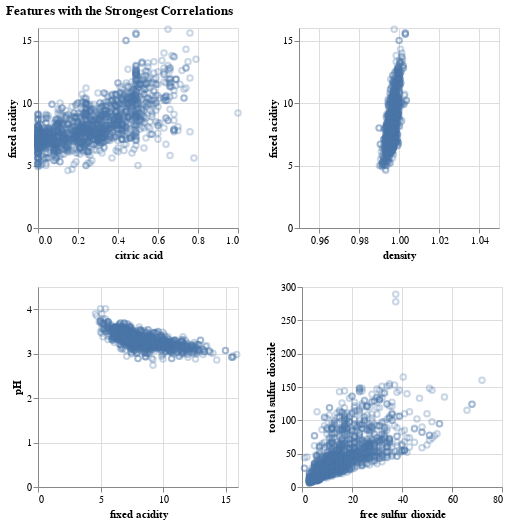

Source (notebook cell):
### Code cell
# Features with stronger correlations (|correlation coeff| > 0.6)
corr_df = feature_df.corr().unstack().reset_index()
corr_df.columns = ['feature_1', 'feature_2', 'correlation']
corr_top = corr_df[(abs(corr_df['correlation']) > 0.6)]
corr_top = corr_top[corr_top['feature_1'] != corr_top['feature_2']]

# get unique pairings
corr_top[['feature_1', 'feature_2']] = corr_top[['feature_1', 'feature_2']].apply(sorted, axis=1, result_type='expand')
unique_corr_df = corr_top[~corr_top.duplicated(subset=['feature_1', 'feature_2'])]

plots= []
for i in range(unique_corr_df.shape[0]):
    plot = alt.Chart(wine_df).mark_point(opacity=0.3).encode(
            alt.X(unique_corr_df.iloc[i,0]),
            alt.Y(unique_corr_df.iloc[i,1])
            ).properties(
                height = 200, 
                width = 200, 
            )
    plots.append(plot)

# adjust scale and plot 
grid_plot = alt.vconcat(
    alt.hconcat(plots[0], plots[1].encode(alt.X(unique_corr_df.iloc[1,0], scale=alt.Scale(domain=(0.95, 1.05))), 
                                          alt.Y(unique_corr_df.iloc[1,1]))),
    alt.hconcat(plots[2], plots[3])
)

# display results
display(unique_corr_df)

grid_plot.properties(
   title = 'Features with the Strongest Correlations'
)

### Figure 1 — Vega specification as saved in the notebook (floating-point values rounded to 4 significant figures; data arrays with more than 128 entries replaced by an {"elided": "..."} marker saying what was removed)
{"$schema": "https://vega.github.io/schema/vega/v5.json", "data": [{"name": "source_0"}, {"name": "data_0", "values": {"elided": "1599 records"}}, {"name": "data_1", "values": {"elided": "1599 records"}}, {"name": "data_2", "values": {"elided": "1599 records"}}, {"name": "data_3", "values": {"elided": "1599 records"}}, {"name": "data_0_concat_0_concat_0_x_domain_citric acid", "values": [{"min": 0.0, "max": 1.0}]}, {"name": "data_0_concat_0_concat_0_y_domain_fixed acidity", "values": [{"min": 4.6, "max": 15.9}]}, {"name": "data_1_concat_0_concat_1_y_domain_fixed acidity", "values": [{"min": 4.6, "max": 15.9}]}, {"name": "data_2_concat_1_concat_0_x_domain_fixed acidity", "values": [{"min": 4.6, "max": 15.9}]}, {"name": "data_2_concat_1_concat_0_y_domain_pH", "values": [{"min": 2.74, "max": 4.01}]}, {"name": "data_3_concat_1_concat_1_x_domain_free sulfur dioxide", "values": [{"min": 1.0, "max": 72.0}]}, {"name": "data_3_concat_1_concat_1_y_domain_total sulfur dioxide", "values": [{"min": 6.0, "max": 289.0}]}], "signals": [{"name": "childHeight", "value": 200}, {"name": "concat_0_childWidth", "value": 200}, {"name": "concat_1_childWidth", "value": 200}], "marks": [{"type": "group", "name": "concat_0_group", "marks": [{"type": "group", "name": "concat_0_concat_0_group", "encode": {"update": {"height": {"signal": "childHeight"}, "width": {"signal": "concat_0_childWidth"}}}, "marks": [{"type": "symbol", "name": "concat_0_concat_0_marks", "from": {"data": "data_0"}, "encode": {"update": {"x": {"field": "citric acid", "scale": "concat_0_concat_0_x"}, "fill": {"value": "transparent"}, "opacity": {"value": 0.3}, "ariaRoleDescription": {"value": "point"}, "description": {"signal": "\"citric acid: \" + (format(datum[\"citric acid\"], \"\")) + \"; fixed acidity: \" + (format(datum[\"fixed acidity\"], \"\"))"}, "stroke": {"value": "#4c78a8"}, "y": {"field": "fixed acidity", "scale": "concat_0_concat_0_y"}}}, "style": ["point"]}], "axes": [{"scale": "concat_0_concat_0_x", "gridScale": "concat_0_concat_0_y", "orient": "bottom", "ticks": false, "domain": false, "minExtent": 0, "maxExtent": 0, "tickCount": {"signal": "ceil(concat_0_childWidth/40)"}, "grid": true, "labels": false, "aria": false, "zindex": 0}, {"scale": "concat_0_concat_0_y", "gridScale": "concat_0_concat_0_x", "domain": false, "maxExtent": 0, "tickCount": {"signal": "ceil(childHeight/40)"}, "labels": false, "ticks": false, "zindex": 0, "grid": true, "aria": false, "orient": "left", "minExtent": 0}, {"scale": "concat_0_concat_0_x", "tickCount": {"signal": "ceil(concat_0_childWidth/40)"}, "zindex": 0, "orient": "bottom", "labelFlush": true, "grid": false, "title": "citric acid", "labelOverlap": true}, {"scale": "concat_0_concat_0_y", "title": "fixed acidity", "grid": false, "zindex": 0, "orient": "left", "tickCount": {"signal": "ceil(childHeight/40)"}, "labelOverlap": true}], "style": "cell"}, {"type": "group", "name": "concat_0_concat_1_group", "encode": {"update": {"height": {"signal": "childHeight"}, "width": {"signal": "concat_0_childWidth"}}}, "marks": [{"type": "symbol", "name": "concat_0_concat_1_marks", "from": {"data": "data_1"}, "encode": {"update": {"stroke": {"value": "#4c78a8"}, "y": {"field": "fixed acidity", "scale": "concat_0_concat_1_y"}, "description": {"signal": "\"density: \" + (format(datum[\"density\"], \"\")) + \"; fixed acidity: \" + (format(datum[\"fixed acidity\"], \"\"))"}, "opacity": {"value": 0.3}, "fill": {"value": "transparent"}, "ariaRoleDescription": {"value": "point"}, "x": {"field": "density", "scale": "concat_0_concat_1_x"}}}, "style": ["point"]}], "axes": [{"scale": "concat_0_concat_1_x", "ticks": false, "gridScale": "concat_0_concat_1_y", "domain": false, "labels": false, "maxExtent": 0, "grid": true, "minExtent": 0, "zindex": 0, "orient": "bottom", "tickCount": {"signal": "ceil(concat_0_childWidth/40)"}, "aria": false}, {"scale": "concat_0_concat_1_y", "domain": false, "zindex": 0, "tickCount": {"signal": "ceil(childHeight/40)"}, "labels": false, "aria": false, "gridScale": "concat_0_concat_1_x", "maxExtent": 0, "minExtent": 0, "ticks": false, "orient": "left", "grid": true}, {"scale": "concat_0_concat_1_x", "orient": "bottom", "labelOverlap": true, "labelFlush": true, "zindex": 0, "tickCount": {"signal": "ceil(concat_0_childWidth/40)"}, "title": "density", "grid": false}, {"scale": "concat_0_concat_1_y", "title": "fixed acidity", "orient": "left", "labelOverlap": true, "grid": false, "tickCount": {"signal": "ceil(childHeight/40)"}, "zindex": 0}], "style": "cell"}], "layout": {"padding": 20, "bounds": "full", "align": "each"}}, {"type": "group", "name": "concat_1_group", "marks": [{"type": "group", "name": "concat_1_concat_0_group", "encode": {"update": {"width": {"signal": "concat_1_childWidth"}, "height": {"signal": "childHeight"}}}, "marks": [{"type": "symbol", "name": "concat_1_concat_0_marks", "from": {"data": "data_2"}, "encode": {"update": {"description": {"signal": "\"fixed acidity: \" + (format(datum[\"fixed acidity\"], \"\")) + \"; pH: \" + (format(datum[\"pH\"], \"\"))"}, "x": {"field": "fixed acidity", "scale": "concat_1_concat_0_x"}, "opacity": {"value": 0.3}, "fill": {"value": "transparent"}, "stroke": {"value": "#4c78a8"}, "y": {"field": "pH", "scale": "concat_1_concat_0_y"}, "ariaRoleDescription": {"value": "point"}}}, "style": ["point"]}], "axes": [{"scale": "concat_1_concat_0_x", "tickCount": {"signal": "ceil(concat_1_childWidth/40)"}, "labels": false, "zindex": 0, "domain": false, "aria": false, "gridScale": "concat_1_concat_0_y", "grid": true, "maxExtent": 0, "orient": "bottom", "minExtent": 0, "ticks": false}, {"scale": "concat_1_concat_0_y", "tickCount": {"signal": "ceil(childHeight/40)"}, "maxExtent": 0, "aria": false, "domain": false, "orient": "left", "minExtent": 0, "zindex": 0, "gridScale": "concat_1_concat_0_x", "grid": true, "ticks": false, "labels": false}, {"scale": "concat_1_concat_0_x", "grid": false, "labelOverlap": true, "zindex": 0, "labelFlush": true, "tickCount": {"signal": "ceil(concat_1_childWidth/40)"}, "title": "fixed acidity", "orient": "bottom"}, {"scale": "concat_1_concat_0_y", "orient": "left", "grid": false, "labelOverlap": true, "tickCount": {"signal": "ceil(childHeight/40)"}, "zindex": 0, "title": "pH"}], "style": "cell"}, {"type": "group", "name": "concat_1_concat_1_group", "encode": {"update": {"height": {"signal": "childHeight"}, "width": {"signal": "concat_1_childWidth"}}}, "marks": [{"type": "symbol", "name": "concat_1_concat_1_marks", "from": {"data": "data_3"}, "encode": {"update": {"ariaRoleDescription": {"value": "point"}, "y": {"field": "total sulfur dioxide", "scale": "concat_1_concat_1_y"}, "x": {"field": "free sulfur dioxide", "scale": "concat_1_concat_1_x"}, "description": {"signal": "\"free sulfur dioxide: \" + (format(datum[\"free sulfur dioxide\"], \"\")) + \"; total sulfur dioxide: \" + (format(datum[\"total sulfur dioxide\"], \"\"))"}, "opacity": {"value": 0.3}, "fill": {"value": "transparent"}, "stroke": {"value": "#4c78a8"}}}, "style": ["point"]}], "axes": [{"scale": "concat_1_concat_1_x", "minExtent": 0, "ticks": false, "labels": false, "grid": true, "tickCount": {"signal": "ceil(concat_1_childWidth/40)"}, "zindex": 0, "maxExtent": 0, "aria": false, "orient": "bottom", "domain": false, "gridScale": "concat_1_concat_1_y"}, {"scale": "concat_1_concat_1_y", "domain": false, "aria": false, "maxExtent": 0, "labels": false, "gridScale": "concat_1_concat_1_x", "orient": "left", "minExtent": 0, "ticks": false, "grid": true, "zindex": 0, "tickCount": {"signal": "ceil(childHeight/40)"}}, {"scale": "concat_1_concat_1_x", "orient": "bottom", "grid": false, "title": "free sulfur dioxide", "labelFlush": true, "labelOverlap": true, "tickCount": {"signal": "ceil(concat_1_childWidth/40)"}, "zindex": 0}, {"scale": "concat_1_concat_1_y", "title": "total sulfur dioxide", "labelOverlap": true, "orient": "left", "tickCount": {"signal": "ceil(childHeight/40)"}, "zindex": 0, "grid": false}], "style": "cell"}], "layout": {"padding": 20, "bounds": "full", "align": "each"}}], "scales": [{"name": "concat_0_concat_0_x", "type": "linear", "domain": [{"signal": "(data(\"data_0_concat_0_concat_0_x_domain_citric acid\")[0] || {}).min"}, {"signal": "(data(\"data_0_concat_0_concat_0_x_domain_citric acid\")[0] || {}).max"}], "range": [0, {"signal": "concat_0_childWidth"}], "zero": true, "nice": true}, {"name": "concat_0_concat_0_y", "type": "linear", "domain": [{"signal": "(data(\"data_0_concat_0_concat_0_y_domain_fixed acidity\")[0] || {}).min"}, {"signal": "(data(\"data_0_concat_0_concat_0_y_domain_fixed acidity\")[0] || {}).max"}], "range": [{"signal": "childHeight"}, 0], "nice": true, "zero": true}, {"name": "concat_0_concat_1_x", "type": "linear", "domain": [0.95, 1.05], "range": [0, {"signal": "concat_0_childWidth"}], "zero": false}, {"name": "concat_0_concat_1_y", "type": "linear", "domain": [{"signal": "(data(\"data_1_concat_0_concat_1_y_domain_fixed acidity\")[0] || {}).min"}, {"signal": "(data(\"data_1_concat_0_concat_1_y_domain_fixed acidity\")[0] || {}).max"}], "range": [{"signal": "childHeight"}, 0], "nice": true, "zero": true}, {"name": "concat_1_concat_0_x", "type": "linear", "domain": [{"signal": "(data(\"data_2_concat_1_concat_0_x_domain_fixed acidity\")[0] || {}).min"}, {"signal": "(data(\"data_2_concat_1_concat_0_x_domain_fixed acidity\")[0] || {}).max"}], "range": [0, {"signal": "concat_1_childWidth"}], "nice": true, "zero": true}, {"name": "concat_1_concat_0_y", "type": "linear", "domain": [{"signal": "(data(\"data_2_concat_1_concat_0_y_domain_pH\")[0] || {}).min"}, {"signal": "(data(\"data_2_concat_1_concat_0_y_domain_pH\")[0] || {}).max"}], "range": [{"signal": "childHeight"}, 0], "zero": true, "nice": true}, {"name": "concat_1_concat_1_x", "type": "linear", "domain": [{"signal": "(data(\"data_3_concat_1_concat_1_x_domain_free sulfur dioxide\")[0] || {}).min"}, {"signal": "(data(\"data_3_concat_1_concat_1_x_domain_free sulfur dioxide\")[0] || {}).max"}], "range": [0, {"signal": "concat_1_childWidth"}], "zero": true, "nice": true}, {"name": "concat_1_concat_1_y", "type": "linear", "domain": [{"signal": "(data(\"data_3_concat_1_concat_1_y_domain_total sulfur dioxide\")[0] || {}).min"}, {"signal": "(data(\"data_3_concat_1_concat_1_y_domain_total sulfur dioxide\")[0] || {}).max"}], "range": [{"signal": "childHeight"}, 0], "zero": true, "nice": true}], "title": {"text": "Features with the Strongest Correlations", "anchor": "start"}, "background": "white", "padding": 5, "layout": {"padding": 20, "columns": 1, "bounds": "full", "align": "each"}}
